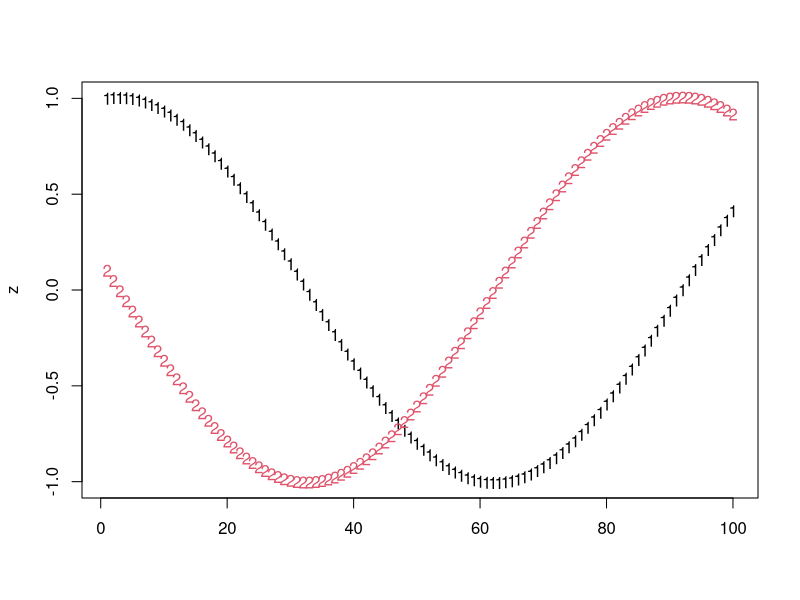
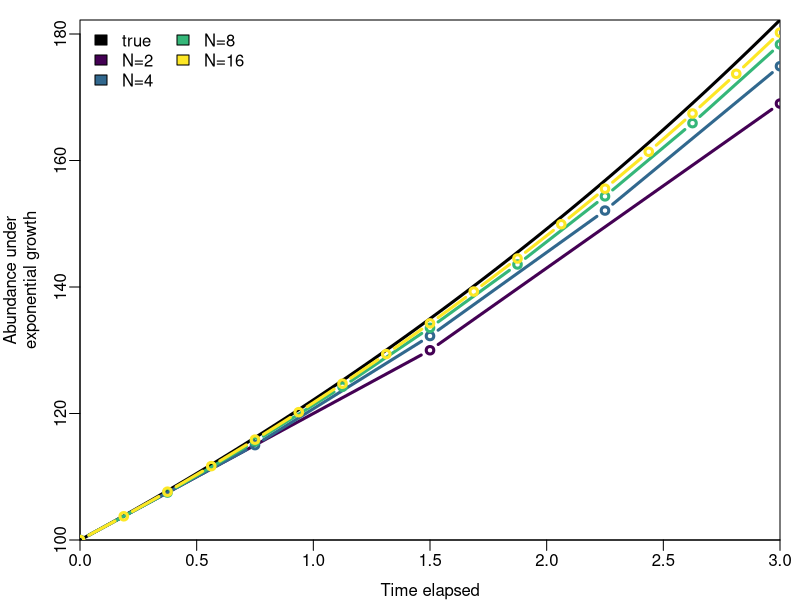
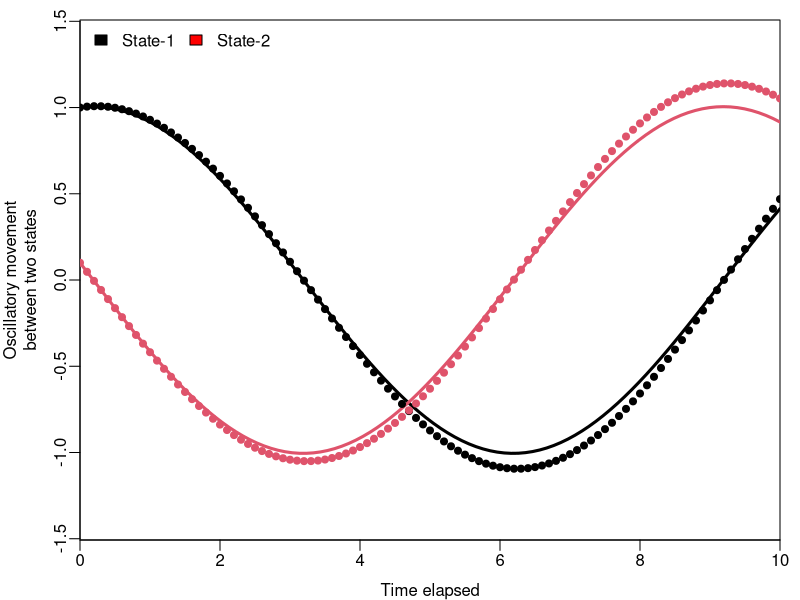

Reproduce these figures in R, in order.

setwd( R'(C:\Users\James.Thorson\Desktop\Git\Spatio-temporal-models-for-ecologists\Appendix)' )

library(viridisLite)

###############
# Scalar -- Exponential population growth
###############

r = 0.2
b0 = 100
maxT = 3

# True
t = seq(0,maxT,length=100)
b = b0 * exp(r*t)

# Linearize
euler = function( maxT, N, r, b0 ){
  b = rep(NA, N)
  deltaT = maxT / N
  b[1] = b0 + (r*deltaT * b0)
  for( n in 2:N ){
    b[n] = b[n-1] + (r*deltaT * b[n-1])
  }
  return( cbind(t=seq(0,maxT,length=N+1), b=c(b0,b)) )
}

png( file="euler_demo.png", width=4, height=4, res=200, units="in" )
  par( mar=c(3,4,1,1), mgp=c(2,0.5,0), tck=-0.02, xaxs="i", yaxs="i" )
  plot( x=t, y=b, lwd=3, type="l", xlab="Time elapsed", ylab="Abundance under\nexponential growth" )
  lines( euler( maxT=3, N=2, r=r, b0=b0 ), lwd=3, type="b", col=viridis(4)[1] )
  lines( euler( maxT=3, N=4, r=r, b0=b0 ), lwd=3, type="b", col=viridis(4)[2] )
  lines( euler( maxT=3, N=8, r=r, b0=b0 ), lwd=3, type="b", col=viridis(4)[3] )
  lines( euler( maxT=3, N=16, r=r, b0=b0 ), lwd=3, type="b", col=viridis(4)[4] )
  legend( "topleft", ncol=2, bty="n", fill=c("black",viridis(4)), legend=c("true","N=2","N=4","N=8","N=16") )
dev.off()

###############
# Bivariate -- Lotka Volterra
###############

# dxdt = alpha*x + beta*y
# dydt = delta*x + gamma*y

theta = pi / 6
alpha = cos(theta)
beta = -sin(theta)
delta = sin(theta)
gamma = cos(theta)
maxT = 10

expA = matrix( c(alpha,beta,delta,gamma), ncol=2, byrow=TRUE )
A = expm::logm(expA)
z0 = c(1,0.1)

# True
t = seq(0,maxT,length=100)
z = matrix(NA,ncol=2,nrow=length(t))
for( i in seq_along(t)) z[i,] = z0 %*% expm::expm(A*t[i])
matplot(z)

# Linearize
euler = function( maxT, N, A, z0 ){
  z = matrix(NA,ncol=2,nrow=N)
  deltaT = maxT / N
  z[1,] = z0 + (z0 %*% (A*deltaT))
  for( n in 2:N ){
    z[n,] = z[n-1,] + (z[n-1,] %*% (A*deltaT) )
  }
  return( cbind(t=seq(0,maxT,length=N+1), z=rbind(z0,z)) )
}

png( file="euler_demo_2D.png", width=4, height=4, res=200, units="in" )
  par( mar=c(3,4,1,1), mgp=c(2,0.5,0), tck=-0.02, xaxs="i", yaxs="i" )
  matplot( x=t, y=z, lwd=3, type="l", xlab="Time elapsed", ylab="Oscillatory movement\nbetween two states", ylim=range(z)*1.5, lty="solid" )
  out = euler( maxT=maxT, N=100, A=A, z0=z0 )
  matplot( x=out[,1], y=out[,-1], lwd=3, type="b", pch=20, add=TRUE )
  legend( "topleft", ncol=2, bty="n", fill=c("black","red"), legend=c("State-1","State-2") )
dev.off()
